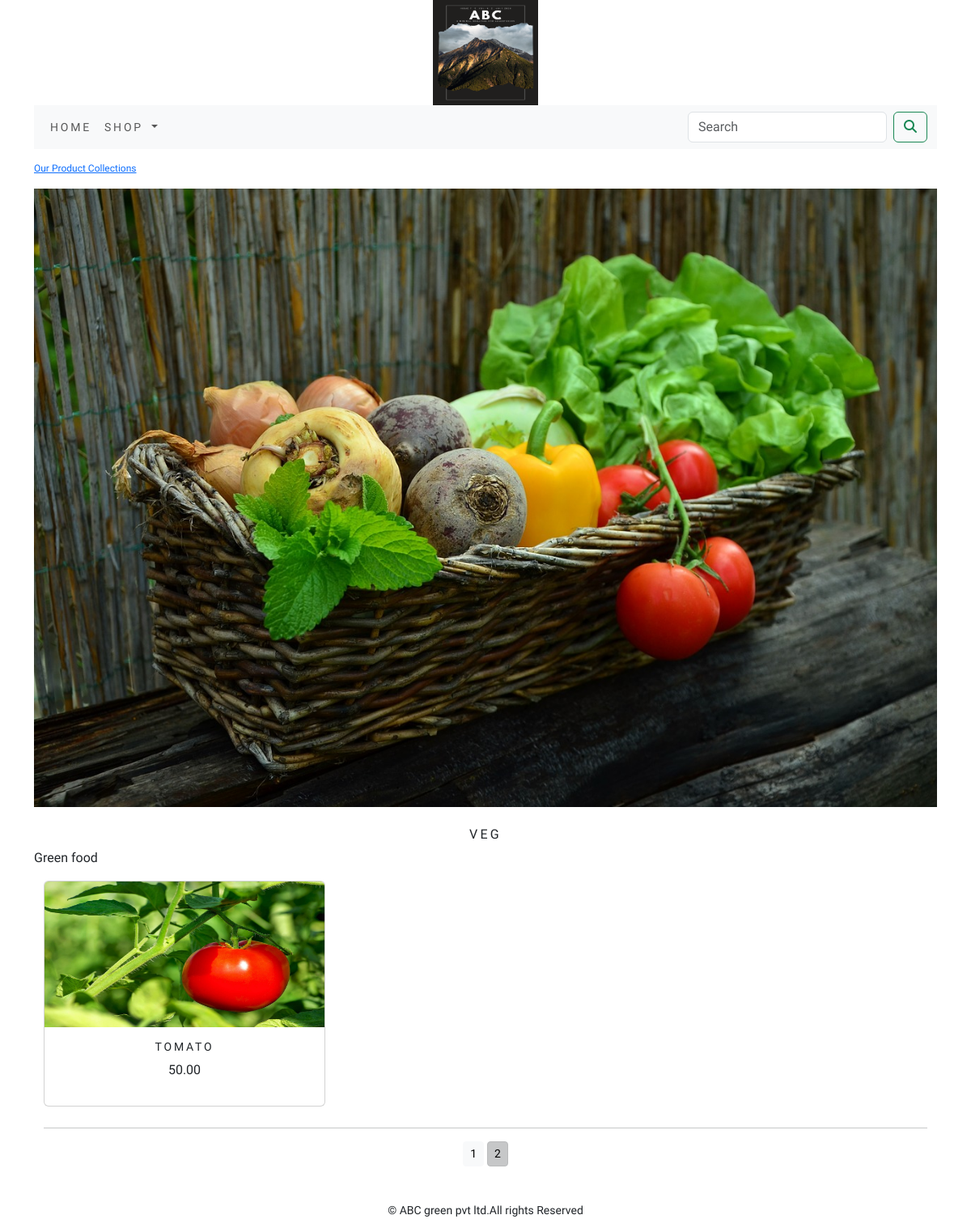
/shop/veg/?page=2, run on the app's committed database.
### shop/models.py (models this page shows, shortened)
class Category(models.Model):
    name=models.CharField(max_length=250,unique=True)
    slug=models.SlugField(max_length=250,unique=True)
    description=models.TextField(blank=True)
    image=models.ImageField(upload_to='category',blank=True)
    class Meta:
        ordering=('name',)
        verbose_name='category'
        verbose_name_plural='categories'
    def get_url(self):
        return reverse('shop:product_by_category',args=[self.slug])

class Product(models.Model):
    name=models.CharField(max_length=250,unique=True)
    slug=models.SlugField(max_length=250,unique=True)
    description=models.TextField(blank=True)
    price=models.DecimalField(max_digits=10,decimal_places=2)
    category=models.ForeignKey(Category,on_delete=models.CASCADE)
    image=models.ImageField(upload_to='product',blank=True)
    stock=models.IntegerField()
    available=models.BooleanField(default=True)
    created=models.DateTimeField(auto_now_add=True)
    updated=models.DateTimeField(auto_now=True)
    def get_url(self):
        return reverse('shop:proDetail',args=[self.category.slug,self.slug])
    class Meta:
        ordering=('name',)
        verbose_name='product'
        verbose_name_plural='products'

### shop/views.py (the view)
# urls.py: path('',views.allProdCat,name='allProdCat'),
def allProdCat(request,c_slug=None):
    c_page=None
    products_list=None
    if c_slug!=None:
        c_page=get_object_or_404(Category,slug=c_slug)
        products_list=Product.objects.all().filter(category=c_page,available=True)
    else:
        products_list=Product.objects.all().filter(available=True)
    paginator=Paginator(products_list,6)
    try:
        page=int(request.GET.get('page','1'))
    except:
        page=1
    try:
        products=paginator.page(page)
    except (EmptyPage,InvalidPage):
        products=paginator.page(paginator.num_pages)
    return  render(request,'category.html',{'category':c_page,'products':products})

### cart/context_processors.py (called while the page is built)
def counter(request):
    item_count=0
    if 'admin' in request.path:
        return {}
    else:
        try:
            cart=Cart.objects.filter(cart_id=_cart_id(request))
            cart_items=CartItem.objects.all().filter(cart=cart[:1])
            for cart_item in cart_items:
                item_count +=cart_item.quantity
        except Cart.DoesNotExit:
            item_count =0
    return dict(item_count=item_count)

### cart/views.py (called while the page is built)
def _cart_id(request):
    cart=request.session.session_key
    if not cart:
        cart=request.session.create()
    return cart

### shop/context_processors.py (called while the page is built)
def menu_links(request):
    links=Category.objects.all()
    return  dict(links=links)

### templates/category.html (shortened to what this page needs)
{% extends 'base.html' %}
{% load static %}
{% block content %}
{% if category %}
<div>
  <div class="row my_row_class" style="padding-top :15px;">
      <div class="mx-auto" style=" color:#000;font-size:12px;">
    <p><a href="{% url 'shop:allProdCat' %}"> Our Product Collections</a> </p>
  </div>
      </div>
</div>
{% endif %}
<div class="mx-auto">
  {% if category %}
  <img class="my_image"  style=" width:100%;
    height:20%;"src="{{category.image.url}}" alt="{{category.name}}">
</div>
<br>
<div>
  <h1 class="text-center my_title" style="font-size:16px;
    text-transform:uppercase;
    letter-spacing:.2em;">{{category.name}}</h1>
  <p class="text-justify">{{category.description}}</p>
</div>
{% endif %}
<div class="container">
  <div class="row mx_auto">
    {% for product in products.object_list %}
    <div class="my_bottom_margin col-9 col-sm-12 col-md-4 xol-lg-4" style="margin-bottom:10px;" >
      <div class="card text-center" style="min-width:18rem;">
        <a href="{{product.get_url}}"><img class="card-img-top my_image" style="width:100%;height:180px;" src="{{product.image.url}}" alt="{{product.name}}"></a>
      <div class="card-body">
        <h4 style="font-size:14px;
text-transform:uppercase;
letter-spacing:.2em;">{{product.name}}</h4>
          <p>{{product.price}}</p>
      </div>
      </div>
    </div>
    {% endfor %}
  </div>
    <div class="mx-auto">
        {% if products.paginator.num_pages > 1 %}
        <hr>
        <div class="text-center">
            {% for pg in products.paginator.page_range %}
            <a href="?page={{pg}}" class="btn btn-light btn-sm {% if products.number == pg %} active {% endif %}" >{{pg}}</a>
        {% endfor %}
        </div>
        {% endif %}
    </div>
    <br>
</div>
     {% endblock %}

### templates/base.html (style rules this page uses)
body { font-family: 'Phudu', cursive; }

### data on the page
Category: image (picture), name "VEG", description "Green food"
Product: image (picture), name "TOMATO", price "50.00"

### other printed values
{{ pg }} "1" "2"
